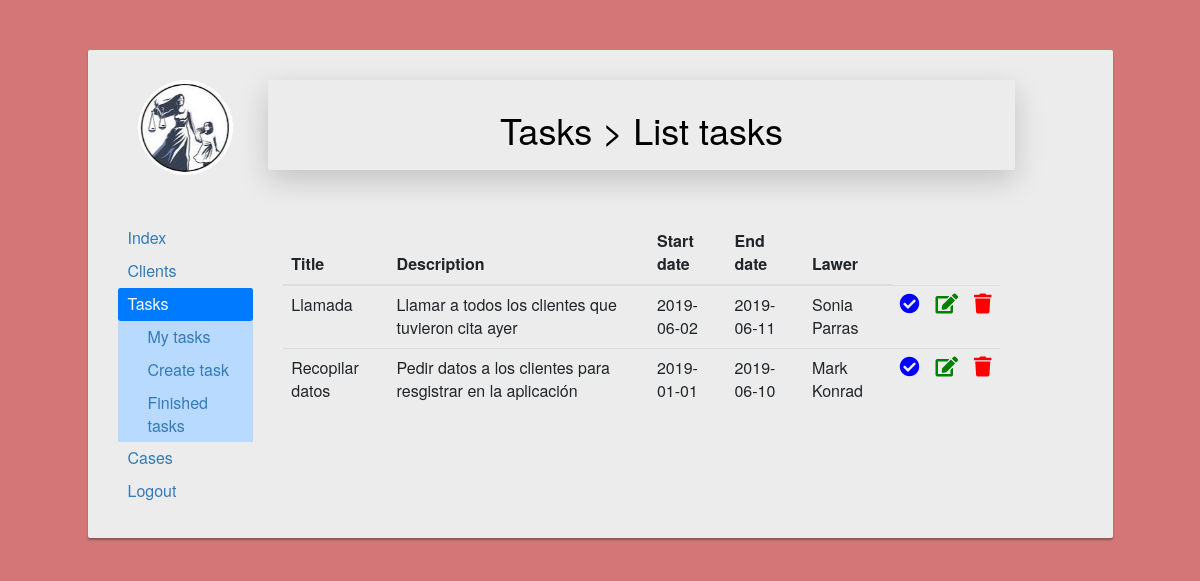
/personalArea/Worker/Tasks/index.php (signed in), run on the app's committed database.
### tables this page shows
CREATE TABLE `tasks` (
  `task_ID` bigint(20) UNSIGNED NOT NULL,
  `title` varchar(200) NOT NULL,
  `description` varchar(1000) NOT NULL,
  `start_date` date NOT NULL,
  `end_date` date NOT NULL,
  `worker_ID` bigint(20) NOT NULL,
  `lawer_ID` bigint(20) NOT NULL,
  `status` int(1) NOT NULL
);

CREATE TABLE `lawers` (
  `lawer_ID` bigint(20) UNSIGNED NOT NULL,
  `name` varchar(50) NOT NULL,
  `surname` varchar(70) NOT NULL,
  `birth_date` date NOT NULL,
  `phone` int(11) NOT NULL,
  `email` varchar(50) NOT NULL,
  `username` varchar(15) NOT NULL,
  `password` varchar(30) NOT NULL,
  `salary` float NOT NULL
);

### personalArea/Worker/Tasks/index.php (the view, shortened to what this page needs)
<!DOCTYPE html>
<html lang="en">
    <head>
        <link rel="stylesheet" href="https://stackpath.bootstrapcdn.com/bootstrap/4.3.1/css/bootstrap.min.css">
        <link rel="stylesheet" href="https://maxcdn.bootstrapcdn.com/bootstrap/3.3.7/css/bootstrap.min.css">
        <link rel="stylesheet" href="https://maxcdn.bootstrapcdn.com/font-awesome/4.7.0/css/font-awesome.min.css">
        <link rel="stylesheet" href="https://use.fontawesome.com/releases/v5.8.1/css/all.css">
    </head>
    <body>
            <?php
                $db = connectDb();
            ?>
        <div class="container-fluid content">
            <div class="row">
                <div class="col-10 offset-1 insideContainer">
                    <div class="row">
                        <div class="col-2 avatar">
                            <img src="../../../img/iconAvatar.png" alt="Avatar">
                        </div>
                        <div class="col-9 shadow-lg p-3 mb-5 bg-#70c5c0 rounded">
                            <h1 class="h1" style="text-align: center">Tasks > List tasks</h1>
                        </div>
                    </div>
                    <br>
                    <div class="row">
                        <div class="col-2">
                                <div class="nav flex-column nav-pills" id="v-pills-tab" role="tablist" aria-orientation="vertical">
                                    <a class='nav-link' href='../index.php'>Index</a>
                                    <a class='nav-link' href='../Clients/'>Clients</a>
                                    <a class='nav-link active' href="../Tasks/">Tasks</a>
                                    <div class="table-primary" style="padding-left: 20px;">
                                        <table>
                                            <tr>
                                                <td>
                                                    <a class='nav-link' href='../Tasks/'>My tasks</a>
                                                </td>
                                            </tr>
                                            <tr>
                                                <td>
                                                    <a class='nav-link' href='create.php'>Create task</a>
                                                </td>
                                            </tr>
                                            <tr>
                                                <td>
                                                    <a class='nav-link' href='finished.php'>Finished tasks</a>
                                                </td>
                                            </tr>
                                        </table>
                                    </div>
                                    <a class="nav-link" href="../Cases/">Cases</a>
                                    <a class="nav-link" href="../../../login/logout.php">Logout</a>
                                </div>
                        </div>
                            <div class="col-9">
                                <?php
                                    $listQuery = mysqli_query($db, "SELECT * FROM tasks where worker_ID = '$_SESSION[id_user]'");
                                    if($row = mysqli_fetch_array($listQuery)){
                                        echo "<table class  ='table'>";
                                            echo "<thead>";
                                                echo "<tr>";
                                                    echo "<th scope='col'>Title</th>";
                                                    echo "<th scope='col'>Description</th>";
                                                    echo "<th scope='col'>Start date</th>";
                                                    echo "<th scope='col'>End date</th>";
                                                    echo "<th scope='col'>Lawer</th>";
                                                echo "</tr>";
                                            echo "</thead>";
                                            do{
                                                if($row['status'] == 0){
                                                    echo "<tr>";
                                                        $taskID=$row['task_ID'];
                                                        echo "<td>".$row["title"]."</td>";
                                                        echo "<td>".$row["description"]."</td>";
                                                        echo "<td>".$row["start_date"]."</td>";
                                                        echo "<td>".$row["end_date"]."</td>";
                                                        $lawerName = mysqli_fetch_array(mysqli_query($db, "SELECT * FROM lawers WHERE lawer_ID = '$row[lawer_ID]'"));
                                                        echo "<td>".$lawerName["name"]." ".$lawerName["surname"]."</td>";
                                                        echo "<td style='text-align: center'><a class='done_button' href='done.php?task=$taskID'><i class='fa fa-check-circle' style='font-size:20px;color:blue'></i></a></td>";
                                                        echo "<td style='text-align: center'><a href='modify.php?task=$taskID'><i class='fa fa-edit' style='font-size:20px;color:green'></i></a></td>";
                                                        echo "<td style='text-align: center'><a class='delete_button' href='delete.php?task=$taskID'><i class='fa fa-trash' style='font-size:20px;color:red'></i></a></td>";
                                                    echo "</tr>";
                                                }
                                            }while($row = mysqli_fetch_array($listQuery));
                                    }else{
                                        echo "There is no record";
                                    }
                                ?>
                            </div>
                    </div>
                </div>
            </div>
        </div>
    </body>
</html>

### personalArea/Worker/Tasks/index.php (style rules this page uses)
html, body { overflow-x: hidden; }
body { color: #fff; background: #d47677; }
.content { margin: 0 auto; padding: 50px 0px 300px; }
.insideContainer { color:black; border-radius: 2px; margin-bottom: 15px; font-size: 16px; background: #ececec; box-shadow: 0px 2px 2px rgba(0, 0, 0, 0.3); padding: 30px; position: relative; width:80vw; }
.avatar { text-align: center; }
.avatar img { width: 95px; height: 95px; }

### data on the page
tasks: title "Llamada", description "Llamar a todos los clientes que tuvieron cita ayer", start_date "2019-06-02", end_date "2019-06-11", lawer_ID.name "Sonia", lawer_ID.surname "Parras"
tasks: title "Recopilar datos", description "Pedir datos a los clientes para resgistrar en la aplicación", start_date "2019-01-01", end_date "2019-06-10", lawer_ID.name "Mark", lawer_ID.surname "Konrad"
